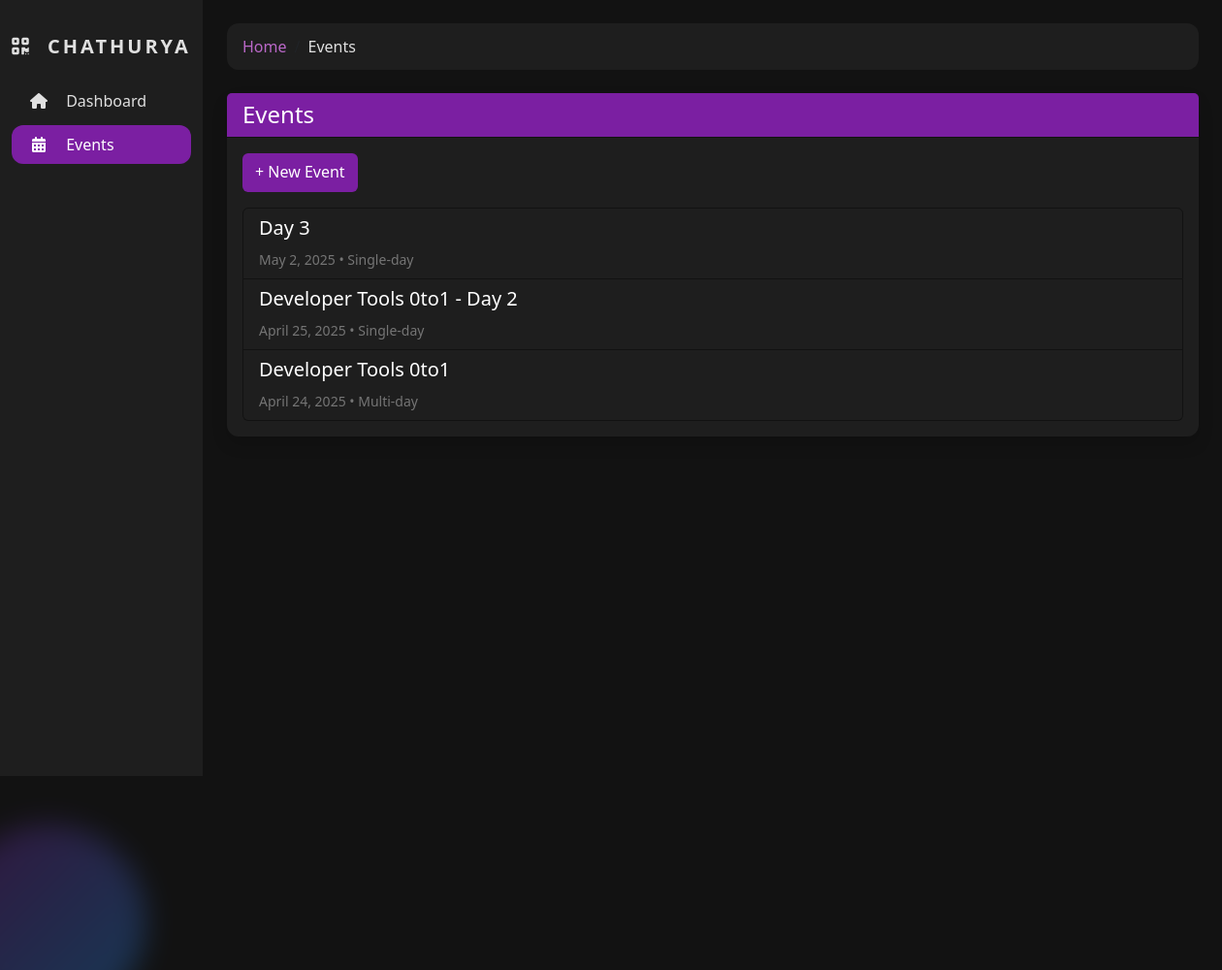
Screenshot of /events/ with the database file from the repository.
### events/models.py (models this page shows, shortened)
class Event(models.Model):
    name = models.CharField(max_length=100)
    date = models.DateField()
    is_multi_day = models.BooleanField(default=False)
    created_at = models.DateTimeField(auto_now_add=True)

### events/views.py (the view)
# urls.py: path('', views.event_list, name='event_list'),
def event_list(request):
    events = Event.objects.all().order_by('-date')
    return render(request, 'events/event_list.html', {'events': events})

### events/templates/events/event_list.html (shortened to what this page needs)
{% extends 'base.html' %}
{% block breadcrumbs %}
    <li class="breadcrumb-item active" aria-current="page" style="color: var(--text-secondary);">Events</li>
{% endblock %}
{% block content %}
<div class="card shadow" style="background-color: var(--bg-secondary);">
    <div class="card-header" style="background-color: var(--accent-primary); color: var(--text-primary);">
        <h4 class="mb-0">Events</h4>
    </div>
    <div class="card-body">
        <a href="{% url 'event_create' %}" class="btn mb-3" style="background-color: var(--accent-primary); color: var(--text-primary); height: 40px;">+ New Event</a>
        <div class="list-group">
            {% for event in events %}
            <a href="{% url 'scanner' event.id %}" class="list-group-item list-group-item-action"
               style="background-color: var(--bg-secondary); color: var(--text-secondary); border-color: var(--bg-primary);">
                <h5 style="color: var(--text-primary);">{{ event.name }}</h5>
                <small style="color: var(--text-tertiary);">{{ event.date }} • {{ event.is_multi_day|yesno:"Multi-day,Single-day" }}</small>
            </a>
            {% endfor %}
        </div>
    </div>
</div>
{% endblock %}

### templates/base.html (style rules this page uses)
:root { --bg-primary: #121212; --bg-secondary: #1E1E1E; --accent-primary: #7b1fa2; --accent-focus: #ba68c8; --accent-gradient-start: #7b1fa2; --accent-gradient-end: #2196f3; --text-primary: #ffffff; --text-secondary: #e0e0e0; --text-tertiary: #757575; --border-radius: 12px; --button-height: 56px; }
body { background-color: var(--bg-primary); color: var(--text-primary); font-family: 'Segoe UI', Roboto, 'Helvetica Neue', sans-serif; }
.card { background-color: var(--bg-secondary); border: none; border-radius: var(--border-radius); margin-bottom: 24px; }
.card-header { background-color: rgba(0, 0, 0, 0.2); border-bottom: 1px solid var(--bg-primary); font-weight: bold; }

### rows the page displays
Event: name "Day 3", date "May 2, 2025", is_multi_day "Single-day"
Event: name "Developer Tools 0to1 - Day 2", date "April 25, 2025", is_multi_day "Single-day"
Event: name "Developer Tools 0to1", date "April 24, 2025", is_multi_day "Multi-day"
